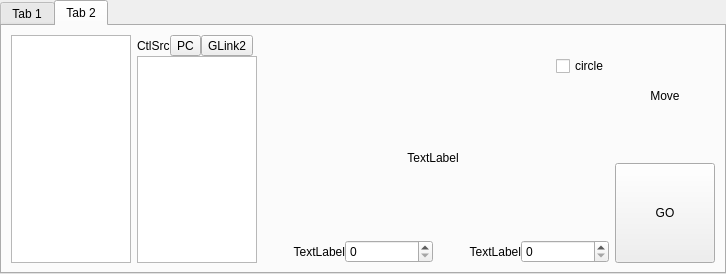
<?xml version="1.0" encoding="UTF-8"?>
<ui version="4.0">
 <class>TabCtlPanel129</class>
 <widget class="QWidget" name="TabCtlPanel129">
  <property name="geometry">
   <rect>
    <x>0</x>
    <y>0</y>
    <width>726</width>
    <height>274</height>
   </rect>
  </property>
  <property name="windowTitle">
   <string>Form</string>
  </property>
  <layout class="QHBoxLayout" name="horizontalLayout_2">
   <property name="spacing">
    <number>0</number>
   </property>
   <property name="leftMargin">
    <number>0</number>
   </property>
   <property name="topMargin">
    <number>0</number>
   </property>
   <property name="rightMargin">
    <number>0</number>
   </property>
   <property name="bottomMargin">
    <number>0</number>
   </property>
   <item>
    <widget class="QTabWidget" name="tabWidget">
     <property name="currentIndex">
      <number>1</number>
     </property>
     <widget class="QWidget" name="tab_mode">
      <attribute name="title">
       <string>Tab 1</string>
      </attribute>
      <layout class="QHBoxLayout" name="horizontalLayout" stretch="0,1,0">
       <item>
        <widget class="ModeCtlPanel" name="modeCtlPanel" native="true">
         <property name="minimumSize">
          <size>
           <width>100</width>
           <height>0</height>
          </size>
         </property>
        </widget>
       </item>
       <item>
        <widget class="QStackedWidget" name="stackedWidget_plot_mode">
         <property name="styleSheet">
          <string notr="true">QStackedWidget{
border:1px solid gray;
}</string>
         </property>
         <property name="currentIndex">
          <number>11</number>
         </property>
         <widget class="QWidget" name="page_idle">
          <layout class="QHBoxLayout" name="horizontalLayout_4">
           <item>
            <widget class="QLabel" name="label_page_idle">
             <property name="text">
              <string>idle</string>
             </property>
             <property name="alignment">
              <set>Qt::AlignCenter</set>
             </property>
            </widget>
           </item>
          </layout>
         </widget>
         <widget class="QWidget" name="page_adc">
          <layout class="QHBoxLayout" name="horizontalLayout_7">
           <item>
            <widget class="QLabel" name="label_page_adc">
             <property name="text">
              <string>adc</string>
             </property>
             <property name="alignment">
              <set>Qt::AlignCenter</set>
             </property>
            </widget>
           </item>
          </layout>
         </widget>
         <widget class="QWidget" name="page_ipa">
          <layout class="QHBoxLayout" name="horizontalLayout_8">
           <item>
            <widget class="QLabel" name="label_2">
             <property name="text">
              <string>initial ipa value (%):</string>
             </property>
             <property name="alignment">
              <set>Qt::AlignRight|Qt::AlignTrailing|Qt::AlignVCenter</set>
             </property>
            </widget>
           </item>
           <item>
            <widget class="QSpinBox" name="spinBox_mode_ipa">
             <property name="buttonSymbols">
              <enum>QAbstractSpinBox::NoButtons</enum>
             </property>
            </widget>
           </item>
           <item>
            <widget class="QLabel" name="label_3">
             <property name="text">
              <string/>
             </property>
            </widget>
           </item>
          </layout>
         </widget>
         <widget class="QWidget" name="page_mpi">
          <layout class="QHBoxLayout" name="horizontalLayout_9">
           <item>
            <widget class="QLabel" name="label_4">
             <property name="text">
              <string>machine paramaters identify</string>
             </property>
             <property name="alignment">
              <set>Qt::AlignCenter</set>
             </property>
            </widget>
           </item>
          </layout>
         </widget>
         <widget class="QWidget" name="page_col">
          <layout class="QGridLayout" name="gridLayout">
           <item row="0" column="0">
            <widget class="QLabel" name="label_5">
             <property name="text">
              <string>ua_ref (%)</string>
             </property>
             <property name="alignment">
              <set>Qt::AlignRight|Qt::AlignTrailing|Qt::AlignVCenter</set>
             </property>
            </widget>
           </item>
           <item row="0" column="1">
            <widget class="QSpinBox" name="spinBox_mode_uaref">
             <property name="buttonSymbols">
              <enum>QAbstractSpinBox::NoButtons</enum>
             </property>
            </widget>
           </item>
           <item row="0" column="2">
            <widget class="QLabel" name="label_8">
             <property name="text">
              <string>ub_ref (%)</string>
             </property>
             <property name="alignment">
              <set>Qt::AlignRight|Qt::AlignTrailing|Qt::AlignVCenter</set>
             </property>
            </widget>
           </item>
           <item row="0" column="3">
            <widget class="QSpinBox" name="spinBox_mode_ubref">
             <property name="buttonSymbols">
              <enum>QAbstractSpinBox::NoButtons</enum>
             </property>
            </widget>
           </item>
           <item row="0" column="4">
            <widget class="QLabel" name="label_9">
             <property name="text">
              <string>uc_ref (%)</string>
             </property>
             <property name="alignment">
              <set>Qt::AlignRight|Qt::AlignTrailing|Qt::AlignVCenter</set>
             </property>
            </widget>
           </item>
           <item row="0" column="5">
            <widget class="QSpinBox" name="spinBox_mode_ucref">
             <property name="buttonSymbols">
              <enum>QAbstractSpinBox::NoButtons</enum>
             </property>
            </widget>
           </item>
           <item row="1" column="0">
            <widget class="QLabel" name="label_10">
             <property name="text">
              <string>ud_ref (%)</string>
             </property>
             <property name="alignment">
              <set>Qt::AlignRight|Qt::AlignTrailing|Qt::AlignVCenter</set>
             </property>
            </widget>
           </item>
           <item row="1" column="1">
            <widget class="QSpinBox" name="spinBox_mode_udref">
             <property name="buttonSymbols">
              <enum>QAbstractSpinBox::NoButtons</enum>
             </property>
            </widget>
           </item>
           <item row="1" column="2">
            <widget class="QLabel" name="label_16">
             <property name="text">
              <string>uq_ref (%)</string>
             </property>
             <property name="alignment">
              <set>Qt::AlignRight|Qt::AlignTrailing|Qt::AlignVCenter</set>
             </property>
            </widget>
           </item>
           <item row="1" column="3">
            <widget class="QSpinBox" name="spinBox_mode_uqref">
             <property name="buttonSymbols">
              <enum>QAbstractSpinBox::NoButtons</enum>
             </property>
            </widget>
           </item>
          </layout>
         </widget>
         <widget class="QWidget" name="page_ccl">
          <layout class="QHBoxLayout" name="horizontalLayout_10">
           <item>
            <widget class="QLabel" name="label_17">
             <property name="text">
              <string>id_ref (%)</string>
             </property>
             <property name="alignment">
              <set>Qt::AlignRight|Qt::AlignTrailing|Qt::AlignVCenter</set>
             </property>
            </widget>
           </item>
           <item>
            <widget class="QSpinBox" name="spinBox_mode_idref">
             <property name="buttonSymbols">
              <enum>QAbstractSpinBox::NoButtons</enum>
             </property>
            </widget>
           </item>
           <item>
            <widget class="QLabel" name="label_18">
             <property name="text">
              <string>iq_ref(%)</string>
             </property>
             <property name="alignment">
              <set>Qt::AlignRight|Qt::AlignTrailing|Qt::AlignVCenter</set>
             </property>
            </widget>
           </item>
           <item>
            <widget class="QSpinBox" name="spinBox_mode_iqref">
             <property name="buttonSymbols">
              <enum>QAbstractSpinBox::NoButtons</enum>
             </property>
            </widget>
           </item>
           <item>
            <widget class="QLabel" name="label_19">
             <property name="text">
              <string/>
             </property>
            </widget>
           </item>
          </layout>
         </widget>
         <widget class="QWidget" name="page_vcl">
          <layout class="QHBoxLayout" name="horizontalLayout_11">
           <item>
            <widget class="QLabel" name="label_20">
             <property name="text">
              <string>close velocity (%)</string>
             </property>
             <property name="alignment">
              <set>Qt::AlignRight|Qt::AlignTrailing|Qt::AlignVCenter</set>
             </property>
            </widget>
           </item>
           <item>
            <widget class="QSpinBox" name="spinBox_mode_vcl">
             <property name="buttonSymbols">
              <enum>QAbstractSpinBox::NoButtons</enum>
             </property>
            </widget>
           </item>
           <item>
            <widget class="QLabel" name="label_21">
             <property name="text">
              <string/>
             </property>
            </widget>
           </item>
          </layout>
         </widget>
         <widget class="QWidget" name="page_vpl">
          <layout class="QHBoxLayout" name="horizontalLayout_12">
           <item>
            <widget class="QLabel" name="label_22">
             <property name="text">
              <string>profile velocity (%)</string>
             </property>
             <property name="alignment">
              <set>Qt::AlignRight|Qt::AlignTrailing|Qt::AlignVCenter</set>
             </property>
            </widget>
           </item>
           <item>
            <widget class="QSpinBox" name="spinBox_mode_vpl">
             <property name="buttonSymbols">
              <enum>QAbstractSpinBox::NoButtons</enum>
             </property>
            </widget>
           </item>
           <item>
            <widget class="QLabel" name="label_23">
             <property name="text">
              <string/>
             </property>
            </widget>
           </item>
          </layout>
         </widget>
         <widget class="QWidget" name="page_vsl">
          <layout class="QHBoxLayout" name="horizontalLayout_13">
           <item>
            <widget class="QLabel" name="label_24">
             <property name="text">
              <string>circle sync velocity (%)</string>
             </property>
             <property name="alignment">
              <set>Qt::AlignRight|Qt::AlignTrailing|Qt::AlignVCenter</set>
             </property>
            </widget>
           </item>
           <item>
            <widget class="QSpinBox" name="spinBox_mode_vsl">
             <property name="buttonSymbols">
              <enum>QAbstractSpinBox::NoButtons</enum>
             </property>
            </widget>
           </item>
           <item>
            <widget class="QLabel" name="label_25">
             <property name="text">
              <string/>
             </property>
            </widget>
           </item>
          </layout>
         </widget>
         <widget class="QWidget" name="page_fix">
          <layout class="QHBoxLayout" name="horizontalLayout_20">
           <item>
            <widget class="QLabel" name="label_26">
             <property name="text">
              <string>fix</string>
             </property>
             <property name="alignment">
              <set>Qt::AlignCenter</set>
             </property>
            </widget>
           </item>
          </layout>
         </widget>
         <widget class="QWidget" name="page_pt">
          <layout class="QHBoxLayout" name="horizontalLayout_21">
           <item>
            <widget class="QLabel" name="label_27">
             <property name="text">
              <string>posion pulse (pulse)</string>
             </property>
             <property name="alignment">
              <set>Qt::AlignRight|Qt::AlignTrailing|Qt::AlignVCenter</set>
             </property>
            </widget>
           </item>
           <item>
            <widget class="QSpinBox" name="spinBox_mode_pt">
             <property name="buttonSymbols">
              <enum>QAbstractSpinBox::NoButtons</enum>
             </property>
            </widget>
           </item>
           <item>
            <widget class="QLabel" name="label_28">
             <property name="text">
              <string/>
             </property>
            </widget>
           </item>
          </layout>
         </widget>
         <widget class="QWidget" name="page_db">
          <layout class="QHBoxLayout" name="horizontalLayout_22">
           <item>
            <widget class="QLabel" name="label_29">
             <property name="text">
              <string>dynamic stop</string>
             </property>
             <property name="alignment">
              <set>Qt::AlignCenter</set>
             </property>
            </widget>
           </item>
          </layout>
         </widget>
         <widget class="QWidget" name="page_csc">
          <layout class="QHBoxLayout" name="horizontalLayout_23">
           <item>
            <widget class="QLabel" name="label_30">
             <property name="text">
              <string>circle sync current follow</string>
             </property>
             <property name="alignment">
              <set>Qt::AlignCenter</set>
             </property>
            </widget>
           </item>
          </layout>
         </widget>
        </widget>
       </item>
       <item>
        <layout class="QVBoxLayout" name="verticalLayout_4" stretch="1,0">
         <item>
          <widget class="QLabel" name="label_7">
           <property name="text">
            <string>TextLabel</string>
           </property>
          </widget>
         </item>
         <item>
          <widget class="QToolButton" name="tbtn_plot_servoOnMode">
           <property name="sizePolicy">
            <sizepolicy hsizetype="Preferred" vsizetype="Preferred">
             <horstretch>0</horstretch>
             <verstretch>0</verstretch>
            </sizepolicy>
           </property>
           <property name="minimumSize">
            <size>
             <width>100</width>
             <height>100</height>
            </size>
           </property>
           <property name="text">
            <string>Servo</string>
           </property>
          </widget>
         </item>
        </layout>
       </item>
      </layout>
     </widget>
     <widget class="QWidget" name="tab_motion">
      <attribute name="title">
       <string>Tab 2</string>
      </attribute>
      <layout class="QHBoxLayout" name="horizontalLayout_15" stretch="0,1,0">
       <item>
        <widget class="QListWidget" name="listWidget">
         <property name="minimumSize">
          <size>
           <width>100</width>
           <height>0</height>
          </size>
         </property>
         <property name="maximumSize">
          <size>
           <width>120</width>
           <height>16777215</height>
          </size>
         </property>
        </widget>
       </item>
       <item>
        <layout class="QVBoxLayout" name="verticalLayout_7">
         <property name="spacing">
          <number>0</number>
         </property>
         <item>
          <layout class="QHBoxLayout" name="horizontalLayout_14">
           <property name="spacing">
            <number>0</number>
           </property>
           <item>
            <widget class="QLabel" name="label_12">
             <property name="text">
              <string>CtlSrc</string>
             </property>
            </widget>
           </item>
           <item>
            <widget class="QToolButton" name="toolButton_12">
             <property name="text">
              <string>PC</string>
             </property>
            </widget>
           </item>
           <item>
            <widget class="QToolButton" name="toolButton_13">
             <property name="text">
              <string>GLink2</string>
             </property>
            </widget>
           </item>
           <item>
            <spacer name="horizontalSpacer_4">
             <property name="orientation">
              <enum>Qt::Horizontal</enum>
             </property>
             <property name="sizeHint" stdset="0">
              <size>
               <width>40</width>
               <height>20</height>
              </size>
             </property>
            </spacer>
           </item>
          </layout>
         </item>
         <item>
          <widget class="QStackedWidget" name="stackedWidget_2">
           <property name="currentIndex">
            <number>1</number>
           </property>
           <widget class="QWidget" name="page_3"/>
           <widget class="QWidget" name="page_4">
            <layout class="QHBoxLayout" name="horizontalLayout_18" stretch="0,1">
             <property name="spacing">
              <number>0</number>
             </property>
             <property name="leftMargin">
              <number>0</number>
             </property>
             <property name="topMargin">
              <number>0</number>
             </property>
             <property name="rightMargin">
              <number>0</number>
             </property>
             <property name="bottomMargin">
              <number>0</number>
             </property>
             <item>
              <widget class="QListWidget" name="listWidget_2">
               <property name="maximumSize">
                <size>
                 <width>120</width>
                 <height>16777215</height>
                </size>
               </property>
              </widget>
             </item>
             <item>
              <layout class="QVBoxLayout" name="verticalLayout_12">
               <property name="spacing">
                <number>0</number>
               </property>
               <item>
                <layout class="QHBoxLayout" name="horizontalLayout_16">
                 <item>
                  <spacer name="horizontalSpacer_5">
                   <property name="orientation">
                    <enum>Qt::Horizontal</enum>
                   </property>
                   <property name="sizeHint" stdset="0">
                    <size>
                     <width>40</width>
                     <height>20</height>
                    </size>
                   </property>
                  </spacer>
                 </item>
                 <item>
                  <widget class="QCheckBox" name="checkBox_circleSw">
                   <property name="text">
                    <string>circle</string>
                   </property>
                  </widget>
                 </item>
                </layout>
               </item>
               <item>
                <widget class="QStackedWidget" name="stackedWidget_vel_plan">
                 <property name="currentIndex">
                  <number>1</number>
                 </property>
                 <widget class="QWidget" name="page_vplan_step">
                  <layout class="QHBoxLayout" name="horizontalLayout_3">
                   <item>
                    <widget class="QLabel" name="label_vplan_step">
                     <property name="text">
                      <string>TextLabel</string>
                     </property>
                     <property name="alignment">
                      <set>Qt::AlignCenter</set>
                     </property>
                    </widget>
                   </item>
                  </layout>
                 </widget>
                 <widget class="QWidget" name="page_vplan_seq">
                  <layout class="QHBoxLayout" name="horizontalLayout_5">
                   <item>
                    <widget class="QLabel" name="label_vplan_seq">
                     <property name="text">
                      <string>TextLabel</string>
                     </property>
                     <property name="alignment">
                      <set>Qt::AlignCenter</set>
                     </property>
                    </widget>
                   </item>
                  </layout>
                 </widget>
                </widget>
               </item>
               <item>
                <layout class="QHBoxLayout" name="horizontalLayout_17">
                 <item>
                  <widget class="QLabel" name="label_14">
                   <property name="text">
                    <string>TextLabel</string>
                   </property>
                   <property name="alignment">
                    <set>Qt::AlignRight|Qt::AlignTrailing|Qt::AlignVCenter</set>
                   </property>
                  </widget>
                 </item>
                 <item>
                  <widget class="QSpinBox" name="spinBox"/>
                 </item>
                 <item>
                  <widget class="QLabel" name="label_15">
                   <property name="text">
                    <string>TextLabel</string>
                   </property>
                   <property name="alignment">
                    <set>Qt::AlignRight|Qt::AlignTrailing|Qt::AlignVCenter</set>
                   </property>
                  </widget>
                 </item>
                 <item>
                  <widget class="QSpinBox" name="spinBox_2"/>
                 </item>
                </layout>
               </item>
              </layout>
             </item>
            </layout>
           </widget>
          </widget>
         </item>
        </layout>
       </item>
       <item>
        <layout class="QVBoxLayout" name="verticalLayout_10">
         <item>
          <layout class="QHBoxLayout" name="hlayout_processBars"/>
         </item>
         <item>
          <layout class="QVBoxLayout" name="verticalLayout_9" stretch="1,0">
           <item>
            <widget class="QLabel" name="label_13">
             <property name="text">
              <string>Move</string>
             </property>
             <property name="alignment">
              <set>Qt::AlignCenter</set>
             </property>
            </widget>
           </item>
           <item>
            <widget class="QToolButton" name="tbtn_plot_servoGoMotion">
             <property name="sizePolicy">
              <sizepolicy hsizetype="Preferred" vsizetype="Preferred">
               <horstretch>0</horstretch>
               <verstretch>0</verstretch>
              </sizepolicy>
             </property>
             <property name="minimumSize">
              <size>
               <width>100</width>
               <height>100</height>
              </size>
             </property>
             <property name="text">
              <string>GO</string>
             </property>
            </widget>
           </item>
          </layout>
         </item>
        </layout>
       </item>
      </layout>
     </widget>
    </widget>
   </item>
  </layout>
 </widget>
 <customwidgets>
  <customwidget>
   <class>ModeCtlPanel</class>
   <extends>QWidget</extends>
   <header>modectlpanel.h</header>
   <container>1</container>
  </customwidget>
 </customwidgets>
 <resources/>
 <connections/>
</ui>
